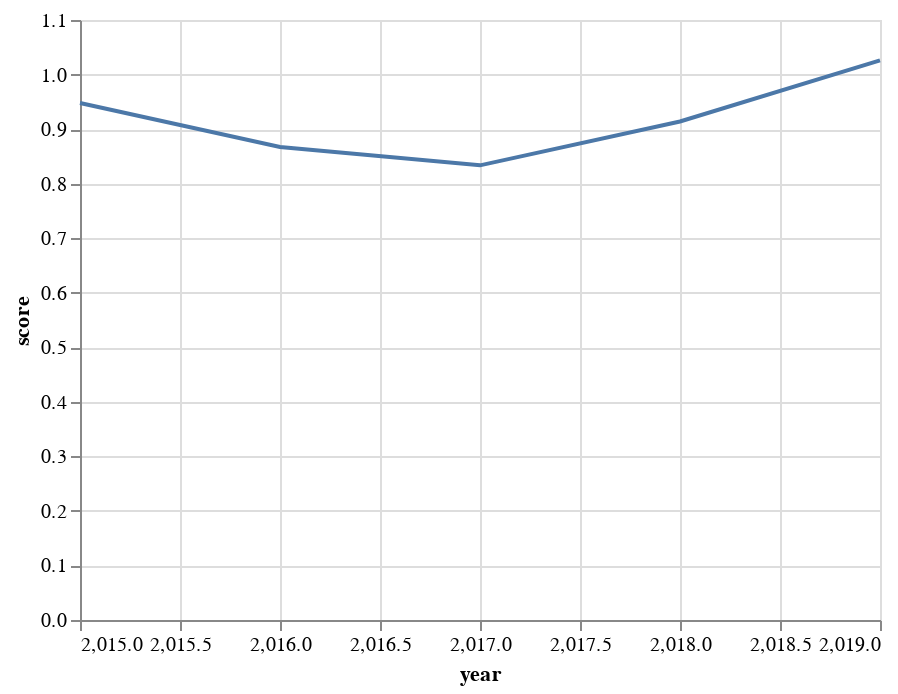

Write notebook code for a chart like this one.
### Code cell
import altair as alt

alt.Chart(stats_country).mark_line().encode(
    x='year',
    y='score'
)

### Figure 1 — Vega-Lite specification as saved in the notebook (floating-point values rounded to 4 significant figures)
{"config": {"view": {"continuousWidth": 400, "continuousHeight": 300}}, "data": {"name": "data-6169f954854886366b47968766958e58"}, "mark": "line", "encoding": {"x": {"type": "quantitative", "field": "year"}, "y": {"type": "quantitative", "field": "score"}}, "$schema": "https://vega.github.io/schema/vega-lite/v4.8.1.json", "datasets": {"data-6169f954854886366b47968766958e58": [{"country": "Iceland", "freedom": 7.561, "economy": 1.302, "health": 1.402, "score": 0.9478, "corruption": 0.6288, "social_support": 0.1414, "generosity": 0.4363, "year": 2015}, {"country": "Iceland", "freedom": 7.501, "economy": 1.427, "health": 1.183, "score": 0.8673, "corruption": 0.5662, "social_support": 0.1497, "generosity": 0.4768, "year": 2016}, {"country": "Iceland", "freedom": 7.504, "economy": 1.481, "health": 1.611, "score": 0.8336, "corruption": 0.6272, "social_support": 0.4755, "generosity": 0.1535, "year": 2017}, {"country": "Iceland", "freedom": 7.495, "economy": 1.343, "health": 1.644, "score": 0.914, "corruption": 0.677, "social_support": 0.353, "generosity": 0.138, "year": 2018}, {"country": "Iceland", "freedom": 7.494, "economy": 1.38, "health": 1.624, "score": 1.026, "corruption": 0.591, "social_support": 0.354, "generosity": 0.118, "year": 2019}]}}
